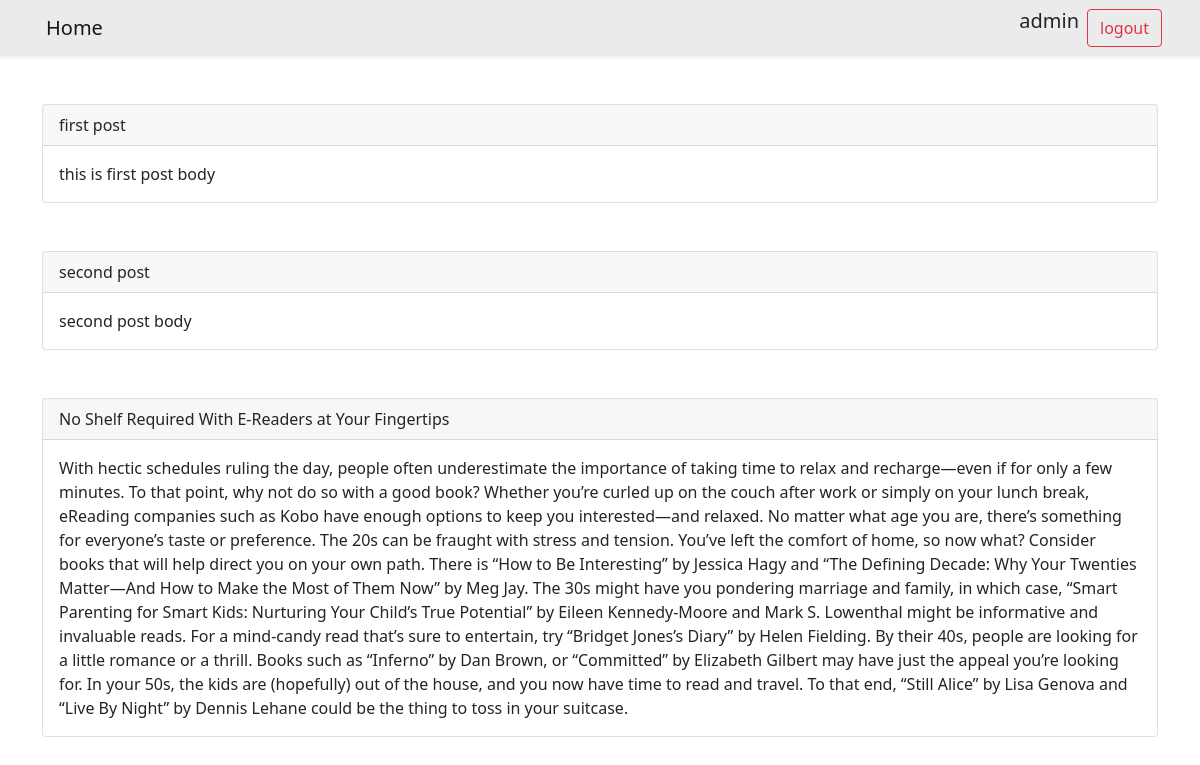
The app's page / (signed in) with its own data.
### Blog/models.py (models this page shows, shortened)
class Blog(models.Model):
    title = models.CharField(max_length=200)
    body = models.TextField()
    created_at = models.DateTimeField(auto_now_add=True)

### Blog/views.py (the view)
# urls.py: path('', HomeView.as_view(), name='home'),
class HomeView(TemplateView):
    template_name = 'Blog/Home.html'
    def get_context_data(self, **kwargs):
        context = super().get_context_data()
        context['data'] = Blog.objects.all()
        return context

### templates/Blog/Home.html
{% extends 'Base/Base.html' %}
{% block body %}
    {% for value in data %}
        <div class="card">
            <div class="card-header">
                {{ value.title }}
            </div>
            <div class="card-body">
                {{ value.body }}
            </div>
        </div>
        <br><br>
    {% endfor %}
{% endblock %}

### templates/Base/Base.html (shortened to what this page needs)
<!doctype html>
{% load static %}
<html lang="en">
<head>
    <link href="https://cdn.jsdelivr.net/npm/bootstrap@5.0.0-beta3/dist/css/bootstrap.min.css" rel="stylesheet"
>
    <link rel="stylesheet" href="https://cdn.jsdelivr.net/npm/bootstrap-icons@1.4.1/font/bootstrap-icons.css">
</head>
<body class="container-fluid" style="margin: 0 auto; padding: 0">
<nav class="navbar navbar-light mb-5 ps-2 shadow-sm" style="background-color: #ebebeb">
    <div class="container-lg">
        <a class="navbar-brand" href="/">Home</a>
        <div class="d-flex gap-2">
            {% if user.is_authenticated %}
                <h5>{{ user.username }}</h5>
                <a class="btn btn-outline-danger" href="{% url 'logout' %}">logout</a>
            {% else %}
                <a href="{% url 'login' %}" class="btn btn-primary">Login</a>
                <a href="{% url 'register' %}" class="btn btn-warning">Register</a>
            {% endif %}
        </div>
    </div>
</nav>
<div class="container">{% block body %} {% endblock %}</div>
</body>
</html>

### records on screen
Blog: title "first post", body "this is first post body"
Blog: title "second post", body "second post body"
Blog: title "No Shelf Required With E-Readers at Your Fingertips", body "With hectic schedules ruling the day, people often underestimate the importance of taking time to relax and recharge—even if for only a few minutes. To that point, why not do so with a good book? Whether you’re curled up on the couch after work or simply on your lunch break, eReading companies such as Kobo have enough options to keep you interested—and relaxed. No matter what age you are, there’s something for everyone’s taste or preference. The 20s can be fraught with stress and tension. You’ve left the comfort of home, so now what? Consider books that will help direct you on your own path. There is “How to Be Interesting” by Jessica Hagy and “The Defining Decade: Why Your Twenties…"

### other values on screen
{{ user.username }} "admin"
